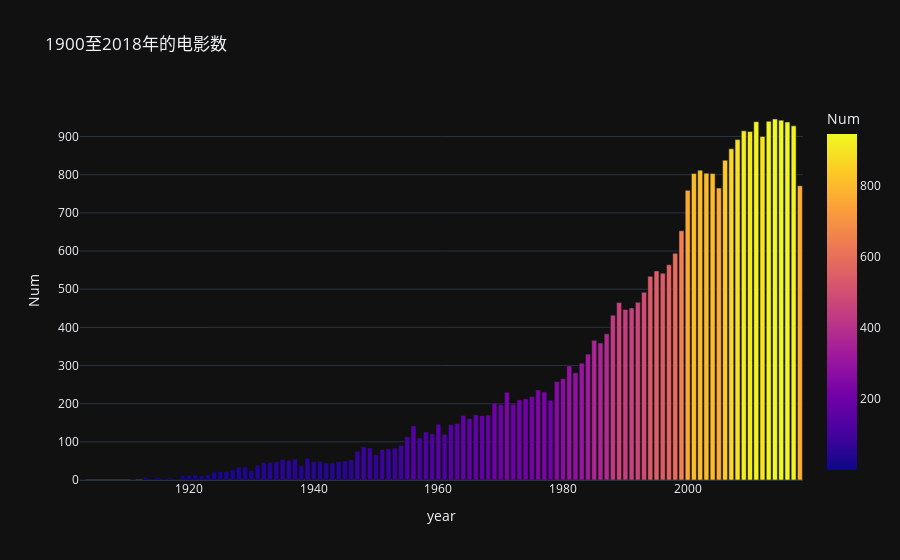

Notebook source saved alongside this figure:
### Code cell
fig1 = px.bar(yearNum,
              x = "year",
              y = "Num", 
              title = "1900至2018年的电影数",
              color='Num'
             )
fig1.show()

### Figure 1 — Plotly figure (JSON) as saved in the notebook; plotly's stock layout.template omitted (floating-point values rounded to 4 significant figures)
{"data": [{"alignmentgroup": "True", "hovertemplate": "year=%{x}<br>Num=%{marker.color}<extra></extra>", "legendgroup": "", "marker": {"color": [1, 1, 7, 4, 6, 4, 6, 3, 12, 13, 14, 11, 14, 21, 22, 23, 27, 34, 34, 25, 39, 46, 46, 48, 54, 52, 55, 38, 57, 48, 49, 45, 45, 49, 50, 53, 75, 87, 84, 66, 80, 82, 84, 91, 113, 142, 110, 126, 121, 146, 120, 145, 148, 169, 161, 171, 169, 170, 202, 198, 230, 199, 210, 213, 219, 236, 231, 209, 258, 266, 299, 281, 306, 330, 366, 359, 383, 432, 465, 447, 451, 466, 492, 534, 548, 542, 564, 594, 653, 759, 803, 812, 804, 803, 765, 838, 868, 892, 915, 913, 939, 900, 940, 946, 943, 938, 928, 771], "coloraxis": "coloraxis", "pattern": {"shape": ""}}, "name": "", "offsetgroup": "", "orientation": "v", "showlegend": false, "textposition": "auto", "x": [1903, 1911, 1913, 1914, 1915, 1916, 1917, 1918, 1919, 1920, 1921, 1922, 1923, 1924, 1925, 1926, 1927, 1928, 1929, 1930, 1931, 1932, 1933, 1934, 1935, 1936, 1937, 1938, 1939, 1940, 1941, 1942, 1943, 1944, 1945, 1946, 1947, 1948, 1949, 1950, 1951, 1952, 1953, 1954, 1955, 1956, 1957, 1958, 1959, 1960, 1961, 1962, 1963, 1964, 1965, 1966, 1967, 1968, 1969, 1970, 1971, 1972, 1973, 1974, 1975, 1976, 1977, 1978, 1979, 1980, 1981, 1982, 1983, 1984, 1985, 1986, 1987, 1988, 1989, 1990, 1991, 1992, 1993, 1994, 1995, 1996, 1997, 1998, 1999, 2000, 2001, 2002, 2003, 2004, 2005, 2006, 2007, 2008, 2009, 2010, 2011, 2012, 2013, 2014, 2015, 2016, 2017, 2018], "xaxis": "x", "y": [1, 1, 7, 4, 6, 4, 6, 3, 12, 13, 14, 11, 14, 21, 22, 23, 27, 34, 34, 25, 39, 46, 46, 48, 54, 52, 55, 38, 57, 48, 49, 45, 45, 49, 50, 53, 75, 87, 84, 66, 80, 82, 84, 91, 113, 142, 110, 126, 121, 146, 120, 145, 148, 169, 161, 171, 169, 170, 202, 198, 230, 199, 210, 213, 219, 236, 231, 209, 258, 266, 299, 281, 306, 330, 366, 359, 383, 432, 465, 447, 451, 466, 492, 534, 548, 542, 564, 594, 653, 759, 803, 812, 804, 803, 765, 838, 868, 892, 915, 913, 939, 900, 940, 946, 943, 938, 928, 771], "yaxis": "y", "type": "bar"}], "layout": {"xaxis": {"anchor": "y", "domain": [0.0, 1.0], "title": {"text": "year"}}, "yaxis": {"anchor": "x", "domain": [0.0, 1.0], "title": {"text": "Num"}}, "coloraxis": {"colorbar": {"title": {"text": "Num"}}, "colorscale": [[0.0, "#0d0887"], [0.1111, "#46039f"], [0.2222, "#7201a8"], [0.3333, "#9c179e"], [0.4444, "#bd3786"], [0.5556, "#d8576b"], [0.6667, "#ed7953"], [0.7778, "#fb9f3a"], [0.8889, "#fdca26"], [1.0, "#f0f921"]]}, "legend": {"tracegroupgap": 0}, "title": {"text": "1900至2018年的电影数"}, "barmode": "relative"}}
